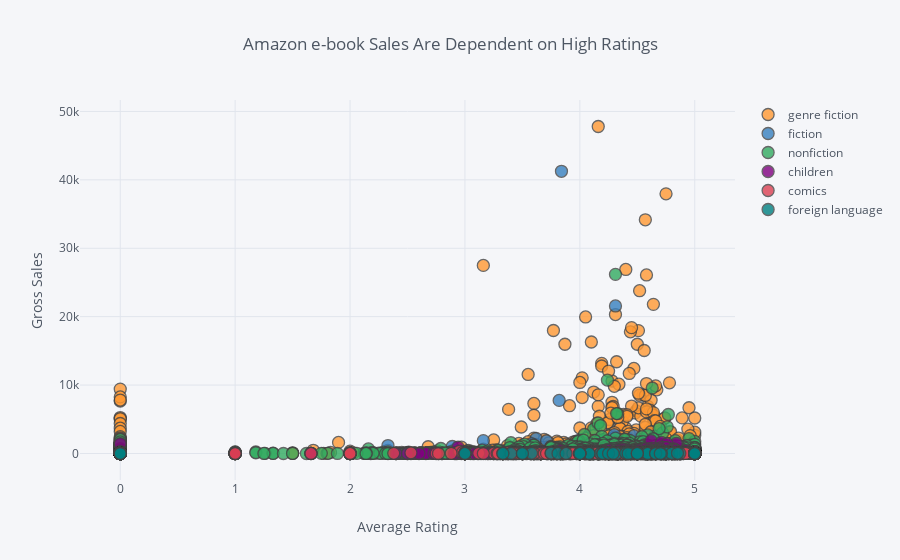

Source (notebook cell):
### Code cell
# trace = go.Scatter(x = publishers['average rating'], y = publishers['gross sales'])
# data = [trace]
# py.iplot(data)

publishers.iplot(x='average rating', y='gross sales', categories='genre', 
                xTitle='Average Rating', yTitle='Gross Sales ($)',
                title='Amazon e-book Sales Are Dependent on High Ratings')

### Figure 1 — Plotly figure (JSON) as saved in the notebook; plotly's stock layout.template omitted (floating-point values rounded to 4 significant figures; data arrays with more than 128 entries replaced by an {"elided": "..."} marker saying what was removed)
{"data": [{"marker": {"color": "rgba(255, 153, 51, 1.0)", "line": {"width": 1.3}, "opacity": 0.8, "size": 12, "symbol": "circle"}, "mode": "markers", "name": "genre fiction", "textfont": {"color": "#4D5663"}, "type": "scatter", "uid": "c4c62da8-b817-40e0-8e6f-5e1cc2536554", "x": {"elided": "8903 float values"}, "y": {"elided": "8903 float values"}}, {"marker": {"color": "rgba(55, 128, 191, 1.0)", "line": {"width": 1.3}, "opacity": 0.8, "size": 12, "symbol": "circle"}, "mode": "markers", "name": "fiction", "textfont": {"color": "#4D5663"}, "type": "scatter", "uid": "04d247ad-2c5e-4c1d-a0ad-cea8895f3d87", "x": {"elided": "733 float values"}, "y": {"elided": "733 float values"}}, {"marker": {"color": "rgba(50, 171, 96, 1.0)", "line": {"width": 1.3}, "opacity": 0.8, "size": 12, "symbol": "circle"}, "mode": "markers", "name": "nonfiction", "textfont": {"color": "#4D5663"}, "type": "scatter", "uid": "7656a0d4-6aef-4902-be51-72b2a659cec1", "x": {"elided": "14161 float values"}, "y": {"elided": "14161 float values"}}, {"marker": {"color": "rgba(128, 0, 128, 1.0)", "line": {"width": 1.3}, "opacity": 0.8, "size": 12, "symbol": "circle"}, "mode": "markers", "name": "children", "textfont": {"color": "#4D5663"}, "type": "scatter", "uid": "2b04a14c-9ab0-43fe-b9e5-f184bb04db5c", "x": {"elided": "2541 float values"}, "y": {"elided": "2541 float values"}}, {"marker": {"color": "rgba(219, 64, 82, 1.0)", "line": {"width": 1.3}, "opacity": 0.8, "size": 12, "symbol": "circle"}, "mode": "markers", "name": "comics", "textfont": {"color": "#4D5663"}, "type": "scatter", "uid": "25c38981-3feb-4341-8ba8-47202a58c446", "x": {"elided": "568 float values"}, "y": {"elided": "568 float values"}}, {"marker": {"color": "rgba(0, 128, 128, 1.0)", "line": {"width": 1.3}, "opacity": 0.8, "size": 12, "symbol": "circle"}, "mode": "markers", "name": "foreign language", "textfont": {"color": "#4D5663"}, "type": "scatter", "uid": "bdc4795c-bb37-49d7-a82a-45aafbefa885", "x": [4.41, 4.49, 4.54, 4.4, 4.62, 4.76, 4.64, 4.64, 4.7, 4.73, 4.5, 4.66, 4.59, 4.69, 4.5, 0, 4.75, 4.63, 5, 4.57, 4.59, 4.66, 5, 4.32, 3.75, 3.33, 3.5, 4, 4.66, 0, 5, 4.75, 4.08, 4.23, 4.18, 5, 4.42, 4.22, 4.4, 0, 4.5, 4.2, 0, 4.75, 3.58, 0, 5, 0, 4.08, 4.2, 4.8, 4.5, 5, 3, 4, 3.81, 0, 0, 0, 0, 0, 4.45, 4.59, 0, 3.4, 4.5, 0, 4, 5, 4.71, 4.87, 0, 4, 0, 4, 4.25, 4.85, 0, 4, 4.66, 3.33, 0, 4.42, 4.66, 0, 0, 5, 0, 5, 0, 4.29, 0, 0, 0, 4.5, 0, 0, 4, 4.5, 0, 0, 0, 3, 0, 0, 0, 0, 0, 0, 5, 4.7, 0, 3.88, 0, 0, 0, 3.5, 0, 0, 0, 0], "y": [12.87, 111.9, 39.39, 115.7, 111.9, 12.87, 103.3, 95.88, 23.64, 45.96, 53.4, 10.89, 46.1, 19.9, 89.9, 80.2, 68.31, 23.92, 10.8, 11.94, 11.94, 19.95, 8, 21.45, 65.95, 18.36, 19.96, 3.96, 38.36, 5.2, 7.96, 57.56, 13.16, 13.8, 14, 11.96, 11.96, 11.96, 19.96, 29.97, 8.97, 13.77, 11.97, 28.77, 29.97, 8.97, 32.97, 31.47, 9.36, 10.77, 5.97, 8.97, 5.97, 19.08, 2.97, 5.97, 5.97, 3.9, 8.97, 9.98, 1.98, 19.98, 5.98, 19.98, 5.98, 3.98, 40.02, 7.98, 19.98, 1.98, 21.94, 5.98, 3.6, 14.98, 7.92, 5.98, 27.58, 1.98, 6, 0.99, 3.99, 9.59, 0.99, 1.99, 2.99, 2.99, 1.99, 3.99, 8.49, 2.99, 11, 0.99, 3.99, 3.46, 0.99, 2.99, 3.99, 6.15, 17.38, 2.99, 29.79, 4.23, 3.9, 3.1, 7.9, 4.99, 1.99, 9.89, 1.99, 1.99, 0.99, 9.1, 4.99, 2.99, 5.31, 5, 2.99, 2.99, 5.49, 0.99, 2.99]}], "layout": {"legend": {"bgcolor": "#F5F6F9", "font": {"color": "#4D5663"}}, "paper_bgcolor": "#F5F6F9", "plot_bgcolor": "#F5F6F9", "title": {"font": {"color": "#4D5663"}, "text": "Amazon e-book Sales Are Dependent on High Ratings"}, "xaxis": {"gridcolor": "#E1E5ED", "showgrid": true, "tickfont": {"color": "#4D5663"}, "title": {"font": {"color": "#4D5663"}, "text": "Average Rating"}, "zerolinecolor": "#E1E5ED"}, "yaxis": {"gridcolor": "#E1E5ED", "showgrid": true, "tickfont": {"color": "#4D5663"}, "title": {"font": {"color": "#4D5663"}, "text": "Gross Sales"}, "zerolinecolor": "#E1E5ED"}}}
